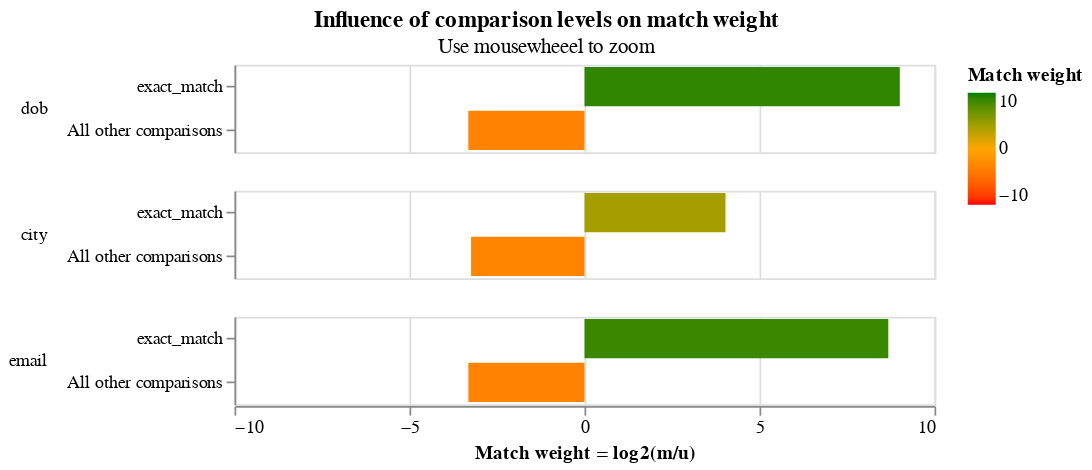

This figure's notebook cell:
### Markdown cell above
In a second training session, we block on `dob`.  This allows us to estimate parameters for the `first_name ` and `surname` comparisons.

Between the two training sessions, we now have parameter estimates for all comparisons.

### Code cell
blocking_rule = "l.dob = r.dob"
training_session_dob = linker.train_m_using_expectation_maximisation(blocking_rule)
training_session_names.match_weights_interactive_history_chart()

### Figure 1 — Vega-Lite specification as saved in the notebook (floating-point values rounded to 4 significant figures)
{"config": {"view": {"width": 400, "height": 50}, "mark": {"tooltip": null}, "title": {"anchor": "middle"}, "header": {"title": null}}, "params": [{"name": "iteration_number", "value": 0, "bind": {"input": "range", "min": 0, "max": 3, "step": 1}, "description": "Filter by the interation number"}], "data": {"values": [{"comparison_name": "dob", "sql_condition": "dob_l = dob_r", "label_for_charts": "exact_match", "m_probability": 0.9, "u_probability": 0.001748, "m_probability_description": "Amongst truly matching record comparisons, 90.00% of records are in the exact_match comparison level", "u_probability_description": "Amongst truly non-matching record comparisons, 0.17% of records are in the exact_match comparison level", "has_tf_adjustments": false, "tf_adjustment_column": null, "tf_adjustment_weight": 1.0, "is_null_level": false, "bayes_factor": 514.9, "log2_bayes_factor": 9.008, "comparison_vector_value": 1, "max_comparison_vector_value": 1, "bayes_factor_description": "If comparison level is `exact_match` then comparison is 514.95 times more likely to be a match", "iteration": 0, "proportion_of_matches": 0.9135}, {"comparison_name": "dob", "sql_condition": "ELSE", "label_for_charts": "All other comparisons", "m_probability": 0.1, "u_probability": 0.9983, "m_probability_description": "Amongst truly matching record comparisons, 10.00% of records are in the all other comparisons comparison level", "u_probability_description": "Amongst truly non-matching record comparisons, 99.83% of records are in the all other comparisons comparison level", "has_tf_adjustments": false, "tf_adjustment_column": null, "tf_adjustment_weight": 1.0, "is_null_level": false, "bayes_factor": 0.1002, "log2_bayes_factor": -3.319, "comparison_vector_value": 0, "max_comparison_vector_value": 1, "bayes_factor_description": "If comparison level is `all other comparisons` then comparison is  9.98 times less likely to be a match", "iteration": 0, "proportion_of_matches": 0.9135}, {"comparison_name": "city", "sql_condition": "city_l = city_r", "label_for_charts": "exact_match", "m_probability": 0.9, "u_probability": 0.05515, "m_probability_description": "Amongst truly matching record comparisons, 90.00% of records are in the exact_match comparison level", "u_probability_description": "Amongst truly non-matching record comparisons, 5.51% of records are in the exact_match comparison level", "has_tf_adjustments": true, "tf_adjustment_column": "city", "tf_adjustment_weight": 1.0, "is_null_level": false, "bayes_factor": 16.32, "log2_bayes_factor": 4.029, "comparison_vector_value": 1, "max_comparison_vector_value": 1, "bayes_factor_description": "If comparison level is `exact_match` then comparison is 16.32 times more likely to be a match", "iteration": 0, "proportion_of_matches": 0.9135}, {"comparison_name": "city", "sql_condition": "ELSE", "label_for_charts": "All other comparisons", "m_probability": 0.1, "u_probability": 0.9449, "m_probability_description": "Amongst truly matching record comparisons, 10.00% of records are in the all other comparisons comparison level", "u_probability_description": "Amongst truly non-matching record comparisons, 94.49% of records are in the all other comparisons comparison level", "has_tf_adjustments": false, "tf_adjustment_column": null, "tf_adjustment_weight": 1.0, "is_null_level": false, "bayes_factor": 0.1058, "log2_bayes_factor": -3.24, "comparison_vector_value": 0, "max_comparison_vector_value": 1, "bayes_factor_description": "If comparison level is `all other comparisons` then comparison is  9.45 times less likely to be a match", "iteration": 0, "proportion_of_matches": 0.9135}, {"comparison_name": "email", "sql_condition": "email_l = email_r", "label_for_charts": "exact_match", "m_probability": 0.9, "u_probability": 0.002194, "m_probability_description": "Amongst truly matching record comparisons, 90.00% of records are in the exact_match comparison level", "u_probability_description": "Amongst truly non-matching record comparisons, 0.22% of records are in the exact_match comparison level", "has_tf_adjustments": false, "tf_adjustment_column": null, "tf_adjustment_weight": 1.0, "is_null_level": false, "bayes_factor": 410.2, "log2_bayes_factor": 8.68, "comparison_vector_value": 1, "max_comparison_vector_value": 1, "bayes_factor_description": "If comparison level is `exact_match` then comparison is 410.23 times more likely to be a match", "iteration": 0, "proportion_of_matches": 0.9135}, {"comparison_name": "email", "sql_condition": "ELSE", "label_for_charts": "All other comparisons", "m_probability": 0.1, "u_probability": 0.9978, "m_probability_description": "Amongst truly matching record comparisons, 10.00% of records are in the all other comparisons comparison level", "u_probability_description": "Amongst truly non-matching record comparisons, 99.78% of records are in the all other comparisons comparison level", "has_tf_adjustments": false, "tf_adjustment_column": null, "tf_adjustment_weight": 1.0, "is_null_level": false, "bayes_factor": 0.1002, "log2_bayes_factor": -3.319, "comparison_vector_value": 0, "max_comparison_vector_value": 1, "bayes_factor_description": "If comparison level is `all other comparisons` then comparison is  9.98 times less likely to be a match", "iteration": 0, "proportion_of_matches": 0.9135}, {"comparison_name": "dob", "sql_condition": "dob_l = dob_r", "label_for_charts": "exact_match", "m_probability": 0.4246, "u_probability": 0.001748, "m_probability_description": "Amongst truly matching record comparisons, 42.46% of records are in the exact_match comparison level", "u_probability_description": "Amongst truly non-matching record comparisons, 0.17% of records are in the exact_match comparison level", "has_tf_adjustments": false, "tf_adjustment_column": null, "tf_adjustment_weight": 1.0, "is_null_level": false, "bayes_factor": 243.0, "log2_bayes_factor": 7.925, "comparison_vector_value": 1, "max_comparison_vector_value": 1, "bayes_factor_description": "If comparison level is `exact_match` then comparison is 242.96 times more likely to be a match", "iteration": 1, "proportion_of_matches": 0.9135}, {"comparison_name": "dob", "sql_condition": "ELSE", "label_for_charts": "All other comparisons", "m_probability": 0.5754, "u_probability": 0.9983, "m_probability_description": "Amongst truly matching record comparisons, 57.54% of records are in the all other comparisons comparison level", "u_probability_description": "Amongst truly non-matching record comparisons, 99.83% of records are in the all other comparisons comparison level", "has_tf_adjustments": false, "tf_adjustment_column": null, "tf_adjustment_weight": 1.0, "is_null_level": false, "bayes_factor": 0.5764, "log2_bayes_factor": -0.7949, "comparison_vector_value": 0, "max_comparison_vector_value": 1, "bayes_factor_description": "If comparison level is `all other comparisons` then comparison is  1.73 times less likely to be a match", "iteration": 1, "proportion_of_matches": 0.9135}, {"comparison_name": "city", "sql_condition": "city_l = city_r", "label_for_charts": "exact_match", "m_probability": 0.6223, "u_probability": 0.05515, "m_probability_description": "Amongst truly matching record comparisons, 62.23% of records are in the exact_match comparison level", "u_probability_description": "Amongst truly non-matching record comparisons, 5.51% of records are in the exact_match comparison level", "has_tf_adjustments": true, "tf_adjustment_column": "city", "tf_adjustment_weight": 1.0, "is_null_level": false, "bayes_factor": 11.28, "log2_bayes_factor": 3.496, "comparison_vector_value": 1, "max_comparison_vector_value": 1, "bayes_factor_description": "If comparison level is `exact_match` then comparison is 11.28 times more likely to be a match", "iteration": 1, "proportion_of_matches": 0.9135}, {"comparison_name": "city", "sql_condition": "ELSE", "label_for_charts": "All other comparisons", "m_probability": 0.3777, "u_probability": 0.9449, "m_probability_description": "Amongst truly matching record comparisons, 37.77% of records are in the all other comparisons comparison level", "u_probability_description": "Amongst truly non-matching record comparisons, 94.49% of records are in the all other comparisons comparison level", "has_tf_adjustments": false, "tf_adjustment_column": null, "tf_adjustment_weight": 1.0, "is_null_level": false, "bayes_factor": 0.3997, "log2_bayes_factor": -1.323, "comparison_vector_value": 0, "max_comparison_vector_value": 1, "bayes_factor_description": "If comparison level is `all other comparisons` then comparison is  2.50 times less likely to be a match", "iteration": 1, "proportion_of_matches": 0.9135}, {"comparison_name": "email", "sql_condition": "email_l = email_r", "label_for_charts": "exact_match", "m_probability": 0.6216, "u_probability": 0.002194, "m_probability_description": "Amongst truly matching record comparisons, 62.16% of records are in the exact_match comparison level", "u_probability_description": "Amongst truly non-matching record comparisons, 0.22% of records are in the exact_match comparison level", "has_tf_adjustments": false, "tf_adjustment_column": null, "tf_adjustment_weight": 1.0, "is_null_level": false, "bayes_factor": 283.3, "log2_bayes_factor": 8.146, "comparison_vector_value": 1, "max_comparison_vector_value": 1, "bayes_factor_description": "If comparison level is `exact_match` then comparison is 283.32 times more likely to be a match", "iteration": 1, "proportion_of_matches": 0.9135}, {"comparison_name": "email", "sql_condition": "ELSE", "label_for_charts": "All other comparisons", "m_probability": 0.3784, "u_probability": 0.9978, "m_probability_description": "Amongst truly matching record comparisons, 37.84% of records are in the all other comparisons comparison level", "u_probability_description": "Amongst truly non-matching record comparisons, 99.78% of records are in the all other comparisons comparison level", "has_tf_adjustments": false, "tf_adjustment_column": null, "tf_adjustment_weight": 1.0, "is_null_level": false, "bayes_factor": 0.3793, "log2_bayes_factor": -1.399, "comparison_vector_value": 0, "max_comparison_vector_value": 1, "bayes_factor_description": "If comparison level is `all other comparisons` then comparison is  2.64 times less likely to be a match", "iteration": 1, "proportion_of_matches": 0.9135}, {"comparison_name": "dob", "sql_condition": "dob_l = dob_r", "label_for_charts": "exact_match", "m_probability": 0.4221, "u_probability": 0.001748, "m_probability_description": "Amongst truly matching record comparisons, 42.21% of records are in the exact_match comparison level", "u_probability_description": "Amongst truly non-matching record comparisons, 0.17% of records are in the exact_match comparison level", "has_tf_adjustments": false, "tf_adjustment_column": null, "tf_adjustment_weight": 1.0, "is_null_level": false, "bayes_factor": 241.5, "log2_bayes_factor": 7.916, "comparison_vector_value": 1, "max_comparison_vector_value": 1, "bayes_factor_description": "If comparison level is `exact_match` then comparison is 241.50 times more likely to be a match", "iteration": 2, "proportion_of_matches": 0.9135}, {"comparison_name": "dob", "sql_condition": "ELSE", "label_for_charts": "All other comparisons", "m_probability": 0.5779, "u_probability": 0.9983, "m_probability_description": "Amongst truly matching record comparisons, 57.79% of records are in the all other comparisons comparison level", "u_probability_description": "Amongst truly non-matching record comparisons, 99.83% of records are in the all other comparisons comparison level", "has_tf_adjustments": false, "tf_adjustment_column": null, "tf_adjustment_weight": 1.0, "is_null_level": false, "bayes_factor": 0.5789, "log2_bayes_factor": -0.7885, "comparison_vector_value": 0, "max_comparison_vector_value": 1, "bayes_factor_description": "If comparison level is `all other comparisons` then comparison is  1.73 times less likely to be a match", "iteration": 2, "proportion_of_matches": 0.9135}, {"comparison_name": "city", "sql_condition": "city_l = city_r", "label_for_charts": "exact_match", "m_probability": 0.6064, "u_probability": 0.05515, "m_probability_description": "Amongst truly matching record comparisons, 60.64% of records are in the exact_match comparison level", "u_probability_description": "Amongst truly non-matching record comparisons, 5.51% of records are in the exact_match comparison level", "has_tf_adjustments": true, "tf_adjustment_column": "city", "tf_adjustment_weight": 1.0, "is_null_level": false, "bayes_factor": 11.0, "log2_bayes_factor": 3.459, "comparison_vector_value": 1, "max_comparison_vector_value": 1, "bayes_factor_description": "If comparison level is `exact_match` then comparison is 11.00 times more likely to be a match", "iteration": 2, "proportion_of_matches": 0.9135}, {"comparison_name": "city", "sql_condition": "ELSE", "label_for_charts": "All other comparisons", "m_probability": 0.3936, "u_probability": 0.9449, "m_probability_description": "Amongst truly matching record comparisons, 39.36% of records are in the all other comparisons comparison level", "u_probability_description": "Amongst truly non-matching record comparisons, 94.49% of records are in the all other comparisons comparison level", "has_tf_adjustments": false, "tf_adjustment_column": null, "tf_adjustment_weight": 1.0, "is_null_level": false, "bayes_factor": 0.4166, "log2_bayes_factor": -1.263, "comparison_vector_value": 0, "max_comparison_vector_value": 1, "bayes_factor_description": "If comparison level is `all other comparisons` then comparison is  2.40 times less likely to be a match", "iteration": 2, "proportion_of_matches": 0.9135}, {"comparison_name": "email", "sql_condition": "email_l = email_r", "label_for_charts": "exact_match", "m_probability": 0.6072, "u_probability": 0.002194, "m_probability_description": "Amongst truly matching record comparisons, 60.72% of records are in the exact_match comparison level", "u_probability_description": "Amongst truly non-matching record comparisons, 0.22% of records are in the exact_match comparison level", "has_tf_adjustments": false, "tf_adjustment_column": null, "tf_adjustment_weight": 1.0, "is_null_level": false, "bayes_factor": 276.8, "log2_bayes_factor": 8.113, "comparison_vector_value": 1, "max_comparison_vector_value": 1, "bayes_factor_description": "If comparison level is `exact_match` then comparison is 276.79 times more likely to be a match", "iteration": 2, "proportion_of_matches": 0.9135}, {"comparison_name": "email", "sql_condition": "ELSE", "label_for_charts": "All other comparisons", "m_probability": 0.3928, "u_probability": 0.9978, "m_probability_description": "Amongst truly matching record comparisons, 39.28% of records are in the all other comparisons comparison level", "u_probability_description": "Amongst truly non-matching record comparisons, 99.78% of records are in the all other comparisons comparison level", "has_tf_adjustments": false, "tf_adjustment_column": null, "tf_adjustment_weight": 1.0, "is_null_level": false, "bayes_factor": 0.3936, "log2_bayes_factor": -1.345, "comparison_vector_value": 0, "max_comparison_vector_value": 1, "bayes_factor_description": "If comparison level is `all other comparisons` then comparison is  2.54 times less likely to be a match", "iteration": 2, "proportion_of_matches": 0.9135}, {"comparison_name": "dob", "sql_condition": "dob_l = dob_r", "label_for_charts": "exact_match", "m_probability": 0.4193, "u_probability": 0.001748, "m_probability_description": "Amongst truly matching record comparisons, 41.93% of records are in the exact_match comparison level", "u_probability_description": "Amongst truly non-matching record comparisons, 0.17% of records are in the exact_match comparison level", "has_tf_adjustments": false, "tf_adjustment_column": null, "tf_adjustment_weight": 1.0, "is_null_level": false, "bayes_factor": 239.9, "log2_bayes_factor": 7.907, "comparison_vector_value": 1, "max_comparison_vector_value": 1, "bayes_factor_description": "If comparison level is `exact_match` then comparison is 239.94 times more likely to be a match", "iteration": 3, "proportion_of_matches": 0.9135}, {"comparison_name": "dob", "sql_condition": "ELSE", "label_for_charts": "All other comparisons", "m_probability": 0.5807, "u_probability": 0.9983, "m_probability_description": "Amongst truly matching record comparisons, 58.07% of records are in the all other comparisons comparison level", "u_probability_description": "Amongst truly non-matching record comparisons, 99.83% of records are in the all other comparisons comparison level", "has_tf_adjustments": false, "tf_adjustment_column": null, "tf_adjustment_weight": 1.0, "is_null_level": false, "bayes_factor": 0.5817, "log2_bayes_factor": -0.7817, "comparison_vector_value": 0, "max_comparison_vector_value": 1, "bayes_factor_description": "If comparison level is `all other comparisons` then comparison is  1.72 times less likely to be a match", "iteration": 3, "proportion_of_matches": 0.9135}, {"comparison_name": "city", "sql_condition": "city_l = city_r", "label_for_charts": "exact_match", "m_probability": 0.6027, "u_probability": 0.05515, "m_probability_description": "Amongst truly matching record comparisons, 60.27% of records are in the exact_match comparison level", "u_probability_description": "Amongst truly non-matching record comparisons, 5.51% of records are in the exact_match comparison level", "has_tf_adjustments": true, "tf_adjustment_column": "city", "tf_adjustment_weight": 1.0, "is_null_level": false, "bayes_factor": 10.93, "log2_bayes_factor": 3.45, "comparison_vector_value": 1, "max_comparison_vector_value": 1, "bayes_factor_description": "If comparison level is `exact_match` then comparison is 10.93 times more likely to be a match", "iteration": 3, "proportion_of_matches": 0.9135}, {"comparison_name": "city", "sql_condition": "ELSE", "label_for_charts": "All other comparisons", "m_probability": 0.3973, "u_probability": 0.9449, "m_probability_description": "Amongst truly matching record comparisons, 39.73% of records are in the all other comparisons comparison level", "u_probability_description": "Amongst truly non-matching record comparisons, 94.49% of records are in the all other comparisons comparison level", "has_tf_adjustments": false, "tf_adjustment_column": null, "tf_adjustment_weight": 1.0, "is_null_level": false, "bayes_factor": 0.4205, "log2_bayes_factor": -1.25, "comparison_vector_value": 0, "max_comparison_vector_value": 1, "bayes_factor_description": "If comparison level is `all other comparisons` then comparison is  2.38 times less likely to be a match", "iteration": 3, "proportion_of_matches": 0.9135}, {"comparison_name": "email", "sql_condition": "email_l = email_r", "label_for_charts": "exact_match", "m_probability": 0.6032, "u_probability": 0.002194, "m_probability_description": "Amongst truly matching record comparisons, 60.32% of records are in the exact_match comparison level", "u_probability_description": "Amongst truly non-matching record comparisons, 0.22% of records are in the exact_match comparison level", "has_tf_adjustments": false, "tf_adjustment_column": null, "tf_adjustment_weight": 1.0, "is_null_level": false, "bayes_factor": 275.0, "log2_bayes_factor": 8.103, "comparison_vector_value": 1, "max_comparison_vector_value": 1, "bayes_factor_description": "If comparison level is `exact_match` then comparison is 274.96 times more likely to be a match", "iteration": 3, "proportion_of_matches": 0.9135}, {"comparison_name": "email", "sql_condition": "ELSE", "label_for_charts": "All other comparisons", "m_probability": 0.3968, "u_probability": 0.9978, "m_probability_description": "Amongst truly matching record comparisons, 39.68% of records are in the all other comparisons comparison level", "u_probability_description": "Amongst truly non-matching record comparisons, 99.78% of records are in the all other comparisons comparison level", "has_tf_adjustments": false, "tf_adjustment_column": null, "tf_adjustment_weight": 1.0, "is_null_level": false, "bayes_factor": 0.3976, "log2_bayes_factor": -1.33, "comparison_vector_value": 0, "max_comparison_vector_value": 1, "bayes_factor_description": "If comparison level is `all other comparisons` then comparison is  2.51 times less likely to be a match", "iteration": 3, "proportion_of_matches": 0.9135}]}, "transform": [{"filter": "(datum.iteration == iteration_number)"}], "mark": {"type": "bar", "clip": true}, "selection": {"zoom_selector": {"type": "interval", "bind": "scales", "encodings": ["x"]}}, "encoding": {"color": {"type": "quantitative", "field": "log2_bayes_factor", "title": "Match weight", "scale": {"range": ["red", "orange", "green"], "domain": [-10, 0, 10]}}, "row": {"type": "nominal", "field": "comparison_name", "sort": {"field": "comparison_sort_order"}, "header": {"labelAngle": 0, "labelAnchor": "middle", "labelAlign": "left"}}, "tooltip": [{"type": "nominal", "field": "comparison_name", "title": "Comparison name"}, {"type": "ordinal", "field": "label_for_charts", "title": "Label"}, {"type": "nominal", "field": "sql_condition", "title": "SQL condition"}, {"type": "quantitative", "field": "m_probability", "format": ".4f", "title": "M probability"}, {"type": "quantitative", "field": "u_probability", "format": ".4f", "title": "U probability"}, {"type": "quantitative", "field": "bayes_factor", "title": "Bayes factor = m/u", "format": ",.4f"}, {"type": "quantitative", "field": "log2_bayes_factor", "title": "Match weight = log2(m/u)", "format": ",.4f"}, {"type": "nominal", "field": "bayes_factor_description", "title": "Match weight description"}], "x": {"type": "quantitative", "axis": {"title": "Match weight = log2(m/u)", "values": [-10, -5, 0, 5, 10]}, "field": "log2_bayes_factor", "scale": {"domain": [-10, 10]}}, "y": {"type": "nominal", "field": "label_for_charts", "axis": {"title": null}, "sort": {"field": "comparison_vector_value", "order": "descending"}}}, "resolve": {"scale": {"y": "independent"}}, "title": {"text": "Influence of comparison levels on match weight", "subtitle": "Use mousewheeel to zoom"}, "$schema": "https://vega.github.io/schema/vega-lite/v4.json"}
